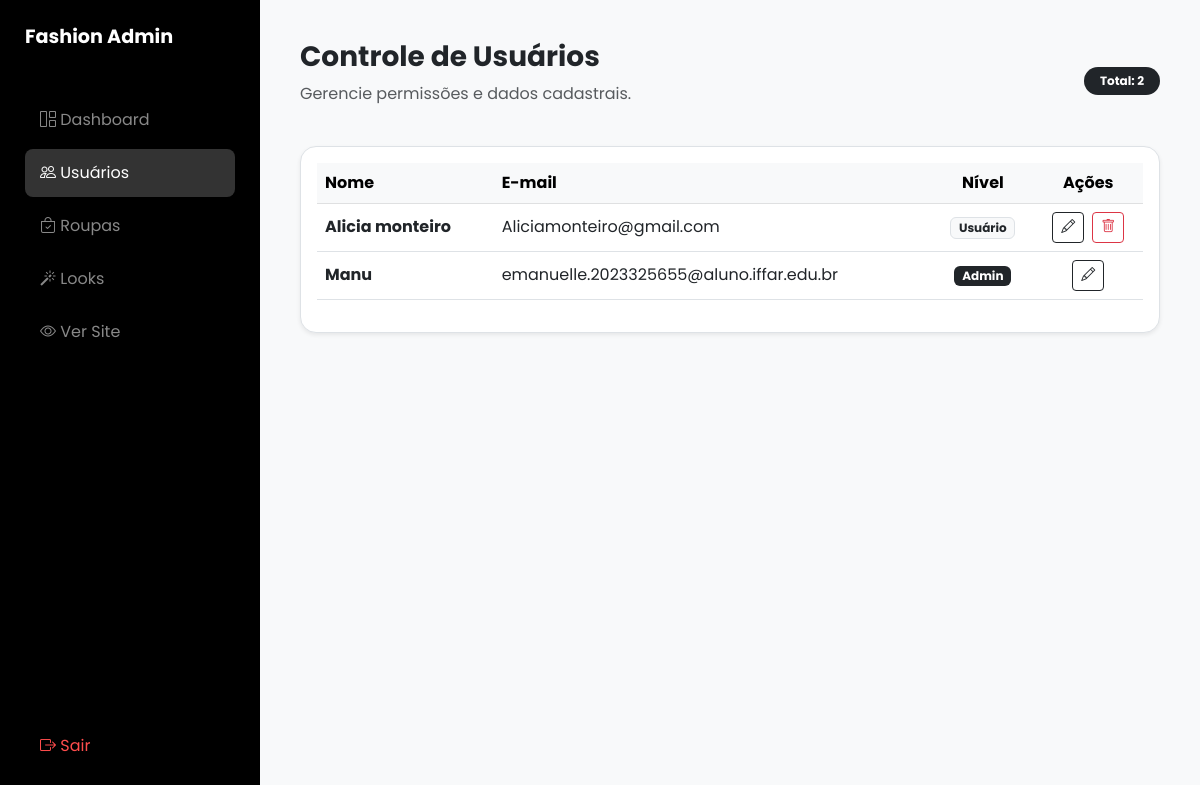
The app's page /TCC/admin/usuarios_lista.php (signed in), older data.
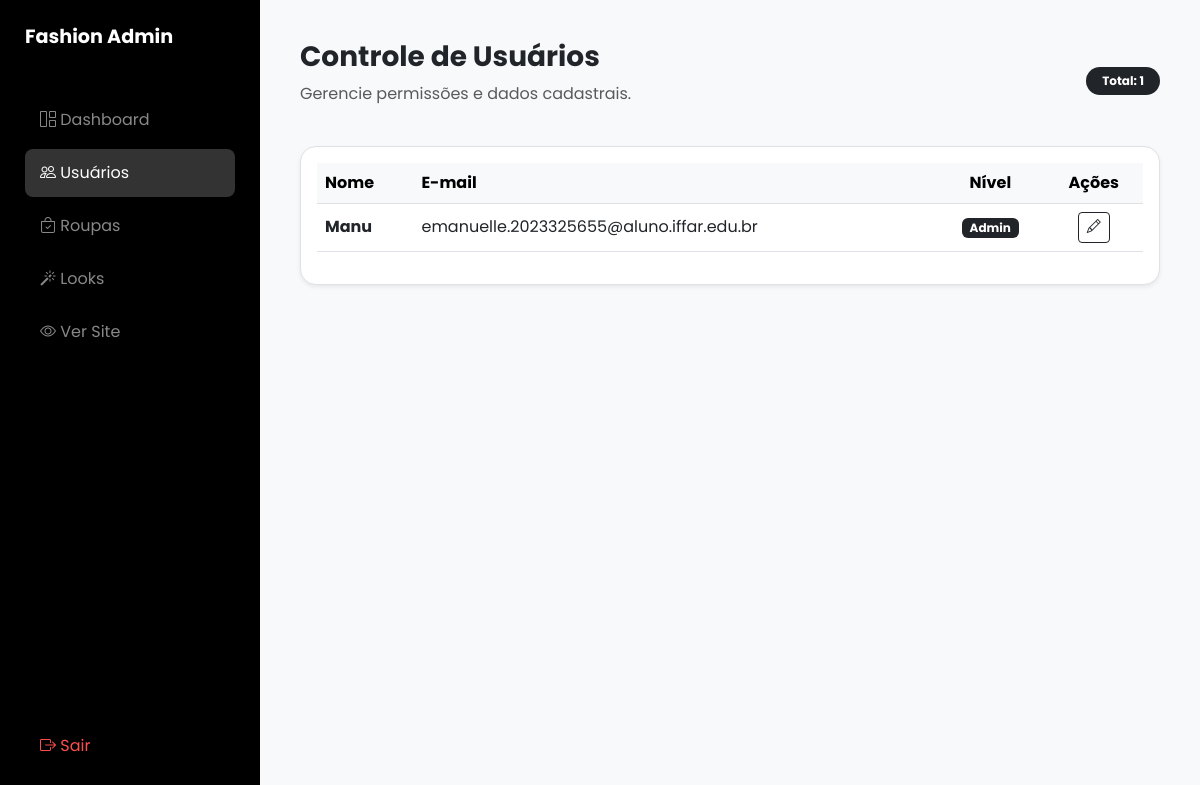
The same page, newer data.
### tables this page shows
CREATE TABLE IF NOT EXISTS `usuarios` (
  `id` int NOT NULL AUTO_INCREMENT,
  `nome` varchar(100) NOT NULL,
  `nome_usuario` varchar(50) NOT NULL,
  `email` varchar(100) NOT NULL,
  `cpf` varchar(11) NOT NULL,
  `senha` varchar(255) NOT NULL,
  `token_redefinicao` varchar(255) DEFAULT NULL,
  `token_expires_at` datetime DEFAULT NULL,
  `foto` varchar(255) DEFAULT NULL,
  `telefone` varchar(20) DEFAULT NULL,
  `data_nascimento` date DEFAULT NULL,
  `nivel_acesso` enum('usuario','admin') NOT NULL DEFAULT 'usuario',
  PRIMARY KEY (`id`),
  UNIQUE KEY `nome_usuario` (`nome_usuario`),
  UNIQUE KEY `email` (`email`),
  UNIQUE KEY `cpf` (`cpf`)
);

### TCC/admin/usuarios_lista.php (the view, shortened to what this page needs)
<?php
require_once("header_admin.php");
$sql = "SELECT id, nome, email, nivel_acesso FROM usuarios ORDER BY nivel_acesso ASC, nome ASC";
$res = $con->query($sql);
?>
<div class="d-flex justify-content-between align-items-center mb-4">
    <div>
        <h1 class="fw-bold h3">Controle de Usuários</h1>
        <p class="text-muted">Gerencie permissões e dados cadastrais.</p>
    </div>
    <div class="text-end">
        <span class="badge bg-dark px-3 py-2 rounded-pill">Total: <?= $res->num_rows ?></span>
    </div>
</div>
<div class="f-table-container shadow-sm border rounded-4 bg-white p-3">
    <table class="table table-hover align-middle">
        <thead class="table-light">
            <tr>
                <th>Nome</th>
                <th>E-mail</th>
                <th class="text-center">Nível</th>
                <th class="text-center">Ações</th>
            </tr>
        </thead>
        <tbody>
            <?php while($row = $res->fetch_assoc()): ?>
            <tr>
                <td class="fw-bold"><?= htmlspecialchars($row['nome']) ?></td>
                <td><?= htmlspecialchars($row['email']) ?></td>
                <td class="text-center">
                    <?php if($row['nivel_acesso'] == 'admin'): ?>
                        <span class="badge bg-dark">Admin</span>
                    <?php else: ?>
                        <span class="badge bg-light text-dark border">Usuário</span>
                    <?php endif; ?>
                </td>
                <td class="text-center">
                    <div class="d-flex justify-content-center gap-2">
                        <a href="usuarios_editar.php?id=<?= $row['id'] ?>" class="btn btn-sm btn-outline-dark" title="Editar">
                            <i class="bi bi-pencil"></i>
                        </a>
                        <?php if($row['id'] != $_SESSION['idusuario']): ?>
                            <button type="button" class="btn btn-sm btn-outline-danger"
                                    data-bs-toggle="modal" data-bs-target="#modalExcluir"
                                    data-id="<?= $row['id'] ?>" data-nome="<?= htmlspecialchars($row['nome']) ?>">
                                <i class="bi bi-trash"></i>
                            </button>
                        <?php endif; ?>
                    </div>
                </td>
            </tr>
            <?php endwhile; ?>
        </tbody>
    </table>
</div>
<?php require_once("footer_admin.php"); ?>

Row changes from the older to the newer data that the page shows:
removed usuarios: nome "Alicia monteiro", email "Aliciamonteiro@gmail.com", nivel_acesso "Usuário"
Text that changed along with them:
$res->num_rows: "2" → "1"
